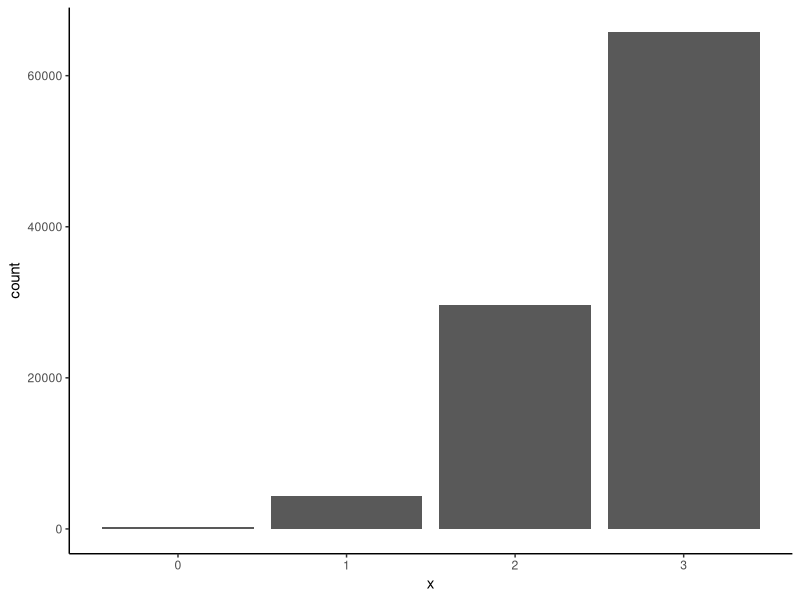
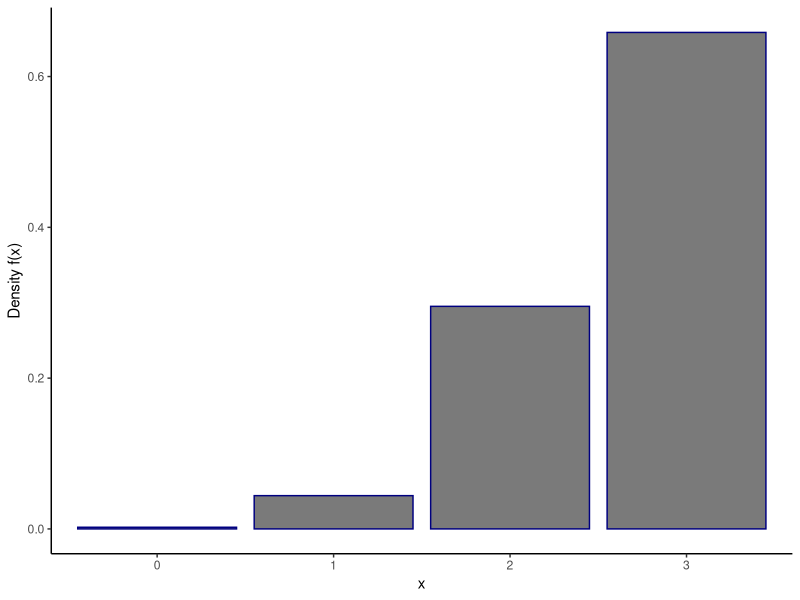

Write the R code that produced these figures, in order.
## ---- chunk 1
knitr::opts_chunk$set(echo = TRUE, warning = FALSE, message = FALSE)
library(tidyverse)
## ---- chunk 2
data <- data.frame(x = rbinom(100000, 3, 0.87))
## ---- chunk 3
ggplot(data = data, aes(x = x)) +
  geom_bar() +
  theme_classic()
## ---- chunk 4
data %>%
  summarize(prop = sum(x == 0 | x == 1)/100000)
## ---- chunk 5
pbinom(1, 3, .87)
## ---- chunk 6
#convert simulated counts into proportions & compute pmf for each value of x
data_summary <- data %>%
  count(x, name = "count") %>%
  mutate(rel_freq = count/100000,
         pmf = dbinom(x, 3, .87))

ggplot(data_summary) +
  geom_col(aes(x = factor(x), y = rel_freq),
           alpha = 0.8) +
  geom_col(aes(x = factor(x), y = pmf),
           fill = NA, color = "navyblue") +
  labs(x = "x", y = "Density f(x)") +
  theme_classic()
